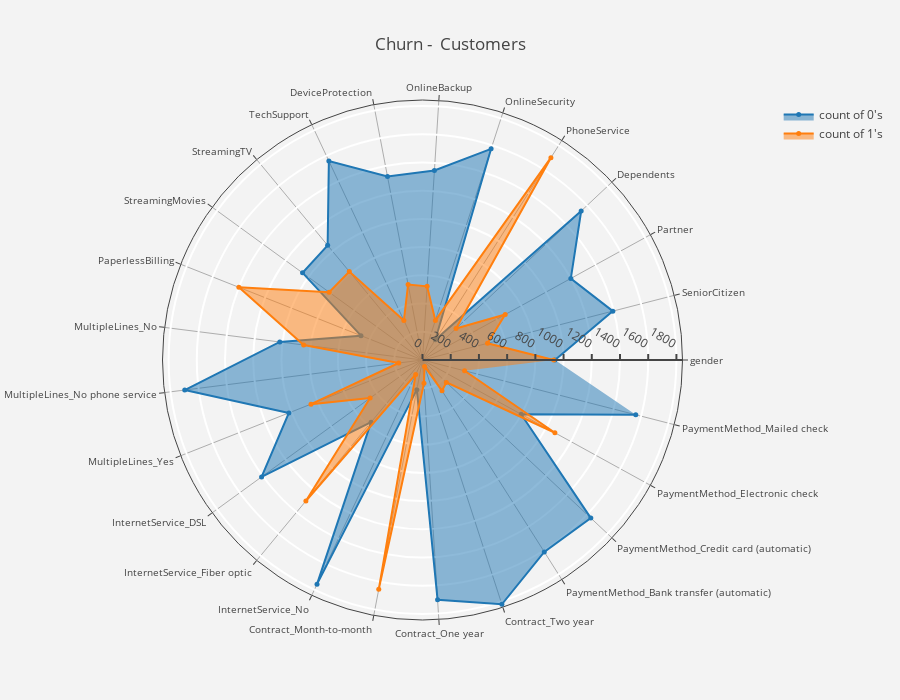
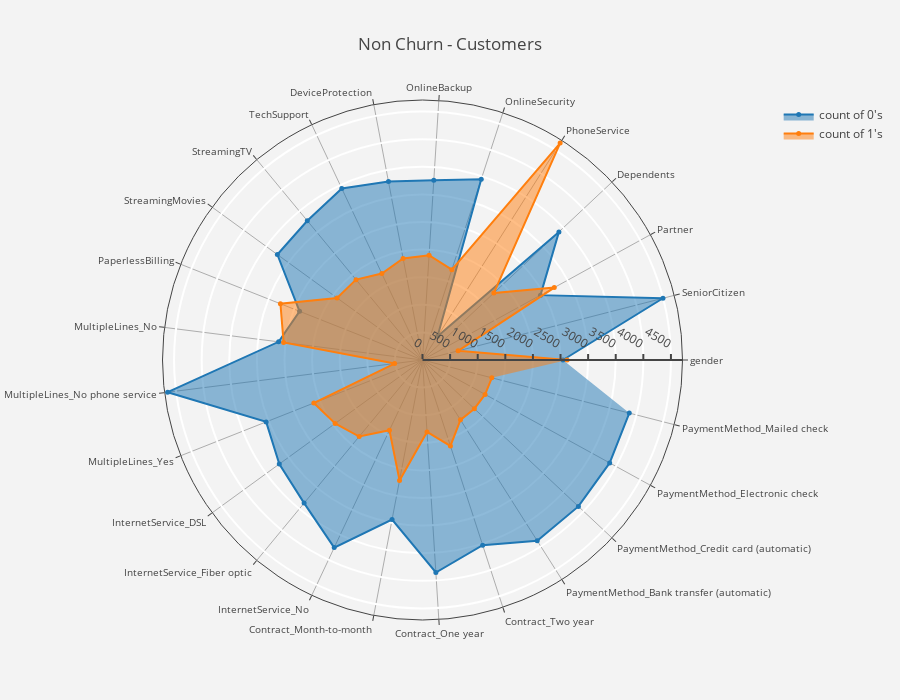

Notebook cell for these charts, in order:
### Code cell
#separating binary columns
bi_cs = df.nunique()[df.nunique() == 2].keys()
dat_rad = df[bi_cs]

#plotting radar chart for churn and non churn customers(binary variables)
def plot_radar(df,aggregate,title) :
    data_frame = df[df["Churn"] == aggregate] 
    data_frame_x = data_frame[bi_cs].sum().reset_index()
    data_frame_x.columns  = ["feature","yes"]
    data_frame_x["no"]    = data_frame.shape[0]  - data_frame_x["yes"]
    data_frame_x  = data_frame_x[data_frame_x["feature"] != "Churn"]
    
    #count of 1's(yes)
    trace1 = go.Scatterpolar(r = data_frame_x["yes"].values.tolist(),
                             theta = data_frame_x["feature"].tolist(),
                             fill  = "toself",name = "count of 1's",
                             mode = "markers+lines",
                             marker = dict(size = 5)
                            )
    #count of 0's(No)
    trace2 = go.Scatterpolar(r = data_frame_x["no"].values.tolist(),
                             theta = data_frame_x["feature"].tolist(),
                             fill  = "toself",name = "count of 0's",
                             mode = "markers+lines",
                             marker = dict(size = 5)
                            ) 
    layout = go.Layout(dict(polar = dict(radialaxis = dict(visible = True,
                                                           side = "counterclockwise",
                                                           showline = True,
                                                           linewidth = 2,
                                                           tickwidth = 2,
                                                           gridcolor = "white",
                                                           gridwidth = 2),
                                         angularaxis = dict(tickfont = dict(size = 10),
                                                            layer = "below traces"
                                                           ),
                                         bgcolor  = "rgb(243,243,243)",
                                        ),
                            paper_bgcolor = "rgb(243,243,243)",
                            title = title,height = 700))
    
    data = [trace2,trace1]
    fig = go.Figure(data=data,layout=layout)
    py.iplot(fig)

#plot
plot_radar(dat_rad,1,"Churn -  Customers")
plot_radar(dat_rad,0,"Non Churn - Customers")

### Figure 1 — Plotly figure (JSON) as saved in the notebook; plotly's stock layout.template omitted (floating-point values rounded to 4 significant figures)
{"data": [{"fill": "toself", "marker": {"size": 5}, "mode": "markers+lines", "name": "count of 0's", "r": [939, 1393, 1200, 1543, 170, 1574, 1346, 1324, 1559, 1055, 1051, 469, 1020, 1699, 1019, 1410, 572, 1756, 214, 1703, 1821, 1611, 1637, 798, 1561], "theta": ["gender", "SeniorCitizen", "Partner", "Dependents", "PhoneService", "OnlineSecurity", "OnlineBackup", "DeviceProtection", "TechSupport", "StreamingTV", "StreamingMovies", "PaperlessBilling", "MultipleLines_No", "MultipleLines_No phone service", "MultipleLines_Yes", "InternetService_DSL", "InternetService_Fiber optic", "InternetService_No", "Contract_Month-to-month", "Contract_One year", "Contract_Two year", "PaymentMethod_Bank transfer (automatic)", "PaymentMethod_Credit card (automatic)", "PaymentMethod_Electronic check", "PaymentMethod_Mailed check"], "type": "scatterpolar", "uid": "c2f0fbe8-4a4b-4563-9443-c13d17872db2"}, {"fill": "toself", "marker": {"size": 5}, "mode": "markers+lines", "name": "count of 1's", "r": [930, 476, 669, 326, 1699, 295, 523, 545, 310, 814, 818, 1400, 849, 170, 850, 459, 1297, 113, 1655, 166, 48, 258, 232, 1071, 308], "theta": ["gender", "SeniorCitizen", "Partner", "Dependents", "PhoneService", "OnlineSecurity", "OnlineBackup", "DeviceProtection", "TechSupport", "StreamingTV", "StreamingMovies", "PaperlessBilling", "MultipleLines_No", "MultipleLines_No phone service", "MultipleLines_Yes", "InternetService_DSL", "InternetService_Fiber optic", "InternetService_No", "Contract_Month-to-month", "Contract_One year", "Contract_Two year", "PaymentMethod_Bank transfer (automatic)", "PaymentMethod_Credit card (automatic)", "PaymentMethod_Electronic check", "PaymentMethod_Mailed check"], "type": "scatterpolar", "uid": "a5eedfa2-8d2a-4c8c-a3c0-4962c43a6a67"}], "layout": {"height": 700, "paper_bgcolor": "rgb(243,243,243)", "polar": {"angularaxis": {"layer": "below traces", "tickfont": {"size": 10}}, "bgcolor": "rgb(243,243,243)", "radialaxis": {"gridcolor": "white", "gridwidth": 2, "linewidth": 2, "showline": true, "side": "counterclockwise", "tickwidth": 2, "visible": true}}, "title": {"text": "Churn -  Customers"}}}

### Figure 2 — Plotly figure (JSON) as saved in the notebook; plotly's stock layout.template omitted (floating-point values rounded to 4 significant figures)
{"data": [{"fill": "toself", "marker": {"size": 5}, "mode": "markers+lines", "name": "count of 0's", "r": [2544, 4497, 2439, 3390, 510, 3443, 3261, 3290, 3433, 3274, 3250, 2395, 2627, 4653, 3046, 3206, 3364, 3756, 2943, 3857, 3526, 3879, 3874, 3869, 3867], "theta": ["gender", "SeniorCitizen", "Partner", "Dependents", "PhoneService", "OnlineSecurity", "OnlineBackup", "DeviceProtection", "TechSupport", "StreamingTV", "StreamingMovies", "PaperlessBilling", "MultipleLines_No", "MultipleLines_No phone service", "MultipleLines_Yes", "InternetService_DSL", "InternetService_Fiber optic", "InternetService_No", "Contract_Month-to-month", "Contract_One year", "Contract_Two year", "PaymentMethod_Bank transfer (automatic)", "PaymentMethod_Credit card (automatic)", "PaymentMethod_Electronic check", "PaymentMethod_Mailed check"], "type": "scatterpolar", "uid": "7606a133-8a47-43b3-824e-e5546f720680"}, {"fill": "toself", "marker": {"size": 5}, "mode": "markers+lines", "name": "count of 1's", "r": [2619, 666, 2724, 1773, 4653, 1720, 1902, 1873, 1730, 1889, 1913, 2768, 2536, 510, 2117, 1957, 1799, 1407, 2220, 1306, 1637, 1284, 1289, 1294, 1296], "theta": ["gender", "SeniorCitizen", "Partner", "Dependents", "PhoneService", "OnlineSecurity", "OnlineBackup", "DeviceProtection", "TechSupport", "StreamingTV", "StreamingMovies", "PaperlessBilling", "MultipleLines_No", "MultipleLines_No phone service", "MultipleLines_Yes", "InternetService_DSL", "InternetService_Fiber optic", "InternetService_No", "Contract_Month-to-month", "Contract_One year", "Contract_Two year", "PaymentMethod_Bank transfer (automatic)", "PaymentMethod_Credit card (automatic)", "PaymentMethod_Electronic check", "PaymentMethod_Mailed check"], "type": "scatterpolar", "uid": "a4399dce-bacd-4919-a629-0ef93efd9719"}], "layout": {"height": 700, "paper_bgcolor": "rgb(243,243,243)", "polar": {"angularaxis": {"layer": "below traces", "tickfont": {"size": 10}}, "bgcolor": "rgb(243,243,243)", "radialaxis": {"gridcolor": "white", "gridwidth": 2, "linewidth": 2, "showline": true, "side": "counterclockwise", "tickwidth": 2, "visible": true}}, "title": {"text": "Non Churn - Customers"}}}
